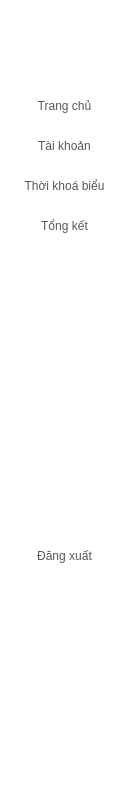
       <widget class="QWidget" name="widget_12" native="true">
        <property name="geometry">
         <rect>
          <x>19</x>
          <y>10</y>
          <width>121</width>
          <height>811</height>
         </rect>
        </property>
        <property name="styleSheet">
         <string notr="true">background-color: rgb(255, 255, 255);</string>
        </property>
        <widget class="QPushButton" name="schedule">
         <property name="geometry">
          <rect>
           <x>19</x>
           <y>170</y>
           <width>91</width>
           <height>32</height>
          </rect>
         </property>
         <property name="styleSheet">
          <string notr="true">QPushButton{
	border:none;
	color: rgba(0, 0, 0, 168);
font: 700 13pt &quot;Arial&quot;;
}
QPushButton:Hover
{
	border:none;
	color:rgb(255, 255, 255);
	background-color: rgb(0, 89, 255);
	border-radius:5px;
font: 700 13pt &quot;Arial&quot;;
}</string>
         </property>
         <property name="text">
          <string>Thời khoá biểu</string>
         </property>
        </widget>
        <widget class="QPushButton" name="summary">
         <property name="geometry">
          <rect>
           <x>19</x>
           <y>210</y>
           <width>91</width>
           <height>32</height>
          </rect>
         </property>
         <property name="styleSheet">
          <string notr="true">QPushButton{
	border:none;
	color: rgba(0, 0, 0, 168);
	font: 700 13pt &quot;Arial&quot;;
}
QPushButton:Hover
{
	border:none;
	color:rgb(255, 255, 255);
	background-color: rgb(0, 89, 255);
	border-radius:5px;
	font: 700 13pt &quot;Arial&quot;;
}</string>
         </property>
         <property name="text">
          <string>Tổng kết</string>
         </property>
        </widget>
        <widget class="QPushButton" name="logOut_5">
         <property name="geometry">
          <rect>
           <x>19</x>
           <y>540</y>
           <width>91</width>
           <height>32</height>
          </rect>
         </property>
         <property name="styleSheet">
          <string notr="true">QPushButton{
	border:none;
	color: rgba(0, 0, 0, 168);
	font: 700 13pt &quot;Arial&quot;;
}
QPushButton:Hover
{
	border:none;
	color:rgb(255, 255, 255);
	background-color: rgb(0, 89, 255);
	border-radius:5px;
	font: 700 13pt &quot;Arial&quot;;
}</string>
         </property>
         <property name="text">
          <string>Đăng xuất</string>
         </property>
        </widget>
        <widget class="QPushButton" name="account_Student">
         <property name="geometry">
          <rect>
           <x>19</x>
           <y>130</y>
           <width>91</width>
           <height>32</height>
          </rect>
         </property>
         <property name="styleSheet">
          <string notr="true">QPushButton{
	border:none;
	color: rgba(0, 0, 0, 168);
font: 700 13pt &quot;Arial&quot;;
}
QPushButton:Hover
{
	border:none;
	color:rgb(255, 255, 255);
	background-color: rgb(0, 89, 255);
	border-radius:5px;
font: 700 13pt &quot;Arial&quot;;
}</string>
         </property>
         <property name="text">
          <string>Tài khoản</string>
         </property>
        </widget>
        <widget class="QPushButton" name="home_5">
         <property name="geometry">
          <rect>
           <x>19</x>
           <y>90</y>
           <width>91</width>
           <height>32</height>
          </rect>
         </property>
         <property name="styleSheet">
          <string notr="true">QPushButton{
	border:none;
	color: rgba(0, 0, 0, 168);
	font: 700 13pt &quot;Arial&quot;;
}
QPushButton:Hover
{
	border:none;
	color:rgb(255, 255, 255);
	background-color: rgb(0, 89, 255);
	border-radius:5px;
	font: 700 13pt &quot;Arial&quot;;
}</string>
         </property>
         <property name="text">
          <string>Trang chủ</string>
         </property>
        </widget>
       </widget>
